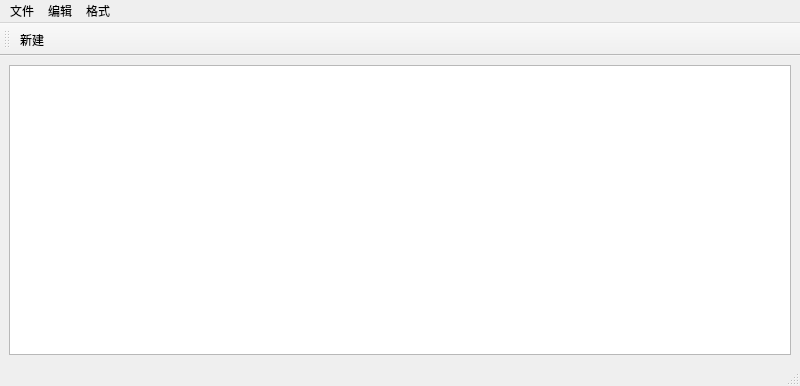
<?xml version="1.0" encoding="UTF-8"?>
<ui version="4.0">
 <class>CustomToolbars</class>
 <widget class="QMainWindow" name="CustomToolbars">
  <property name="geometry">
   <rect>
    <x>0</x>
    <y>0</y>
    <width>800</width>
    <height>386</height>
   </rect>
  </property>
  <property name="windowTitle">
   <string>CustomToolbars</string>
  </property>
  <widget class="QWidget" name="centralwidget">
   <layout class="QHBoxLayout" name="horizontalLayout">
    <item>
     <widget class="QTextEdit" name="textEdit"/>
    </item>
   </layout>
  </widget>
  <widget class="QMenuBar" name="menubar">
   <property name="geometry">
    <rect>
     <x>0</x>
     <y>0</y>
     <width>800</width>
     <height>23</height>
    </rect>
   </property>
   <widget class="QMenu" name="menu_file">
    <property name="title">
     <string>文件</string>
    </property>
    <addaction name="act_New"/>
   </widget>
   <widget class="QMenu" name="menu">
    <property name="title">
     <string>编辑</string>
    </property>
   </widget>
   <widget class="QMenu" name="menu_2">
    <property name="title">
     <string>格式</string>
    </property>
   </widget>
   <addaction name="menu_file"/>
   <addaction name="menu"/>
   <addaction name="menu_2"/>
  </widget>
  <widget class="QStatusBar" name="statusbar"/>
  <widget class="QToolBar" name="toolBar">
   <property name="windowTitle">
    <string>toolBar</string>
   </property>
   <property name="toolButtonStyle">
    <enum>Qt::ToolButtonTextUnderIcon</enum>
   </property>
   <attribute name="toolBarArea">
    <enum>TopToolBarArea</enum>
   </attribute>
   <attribute name="toolBarBreak">
    <bool>false</bool>
   </attribute>
   <addaction name="act_New"/>
  </widget>
  <action name="act_New">
   <property name="icon">
    <iconset resource="DesignerSimpleSample.qrc">
     <normaloff>:/DesignerSimpleSample/images/file.svg</normaloff>:/DesignerSimpleSample/images/file.svg</iconset>
   </property>
   <property name="text">
    <string>新建</string>
   </property>
   <property name="toolTip">
    <string>新建文件</string>
   </property>
  </action>
 </widget>
 <resources>
  <include location="DesignerSimpleSample.qrc"/>
 </resources>
 <connections/>
</ui>
